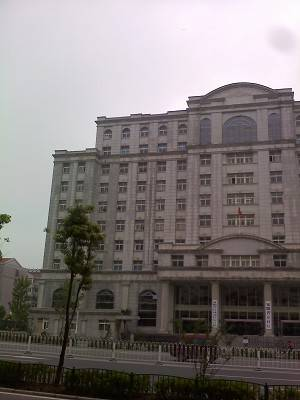
//> input picture 2017.DigitalImageProcessing/ImgStiching/left.jpg, 300 x 400 px
$ ./图像拼接小DEMO_只有直接拼接的_   (built with g++ and OpenCV 4)
//> lines starting //> are read from the running program, lines starting //| are printed output that depends on the picture
#include <opencv2/opencv.hpp>
//#include<opencv2/nonfree/nonfree.hpp>
//#include<opencv2/legacy/legacy.hpp>
#include <opencv2/xfeatures2d.hpp>
// [6 lines of commented-out code are left out]
#include "opencv2/highgui/highgui.hpp"
//#include "opencv2/calib3d/calib3d.hpp"
//#include "opencv2/imgproc/imgproc_c.h"
using namespace std;
using namespace cv;
int main(){
	Mat leftImg = imread("left.jpg");
//> leftImg is the input picture: 400 rows x 300 cols, CV_8UC3; mean B, G, R 119.6, 120.4, 126.9
	Mat rightImg = imread("right.jpg");
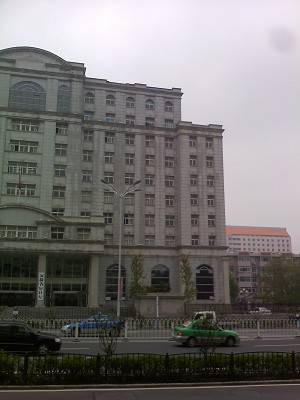
//> input picture 2017.DigitalImageProcessing/ImgStiching/right.jpg, 300 x 400 px
//> rightImg is the input picture: 400 rows x 300 cols, CV_8UC3; mean B, G, R 113.3, 114.5, 117.7

	if (leftImg.data == NULL || rightImg.data == NULL)
		return 0;

	//转化成灰度图
	Mat leftGray;
	Mat rightGray;
	cvtColor(leftImg, leftGray, CV_BGR2GRAY);
	cvtColor(rightImg, rightGray, CV_BGR2GRAY);

	//**************Create SIFT class pointer
	Ptr<Feature2D> f2d = xfeatures2d::SIFT::create();
	//***************Detect the keypoints,进行特征点提取
	vector<KeyPoint> keypoints_left, keypoints_right;
	f2d->detect(leftGray, keypoints_left);
//> keypoints_left = 857 keypoints; strongest (x, y, size): (187, 102, 1.8), (184, 106, 4.9), (289, 93, 6.3), (105, 124, 11.9)
	f2d->detect(rightGray, keypoints_right);
//> keypoints_right = 800 keypoints; strongest (x, y, size): (57, 340, 2.7), (176, 93, 8.6), (81, 68, 6.2), (201, 317, 2)
	//***************Calculate descriptors (feature vectors),进行特征向量提取
	Mat descriptors_left, descriptors_right;
	f2d->compute(leftGray, keypoints_left, descriptors_left);
	f2d->compute(rightGray, keypoints_right, descriptors_right);

    FlannBasedMatcher matcher;
    vector<DMatch> matches;
    /* 进行特征向量临近匹配 */
    matcher.match(descriptors_left, descriptors_right, matches);
//> matches = 857 matches

	int matchCount = descriptors_left.rows;
//> matchCount = 857
	if (matchCount>15)
	{
		matchCount = 15;
		//sort(matches.begin(),matches.begin()+descriptors_left.rows,DistanceLessThan);
		sort(matches.begin(), matches.begin() + descriptors_left.rows);

	}
	vector<Point2f> leftPoints;
	vector<Point2f> rightPoints;
	for (int i = 0; i < matchCount; i++)
	{
		leftPoints.push_back(keypoints_left[matches[i].queryIdx].pt);
		rightPoints.push_back(keypoints_right[matches[i].trainIdx].pt);
	}

	//获取左边图像到右边图像的投影映射关系
	Mat homo = findHomography(leftPoints, rightPoints);
//> homo = [[1.45, -0.118, -294.3], [0.375, 1.4, -143.2], [0.00137, 9.68e-05, 1]]
	Mat shftMat = (Mat_<double>(3, 3) << 1.0, 0, leftImg.cols, 0, 1.0, 0, 0, 0, 1.0);
//> shftMat = [[1, 0, 300], [0, 1, 0], [0, 0, 1]]

	//拼接图像
	Mat tiledImg;
	warpPerspective(leftImg, tiledImg, shftMat*homo, Size(leftImg.cols + rightImg.cols, rightImg.rows));
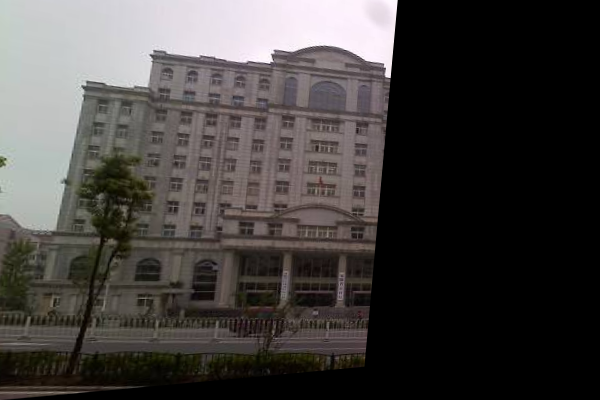
//> tiledImg: 400 rows x 600 cols, CV_8UC3; mean B, G, R 62.2, 64, 67.2
	rightImg.copyTo(Mat(tiledImg, Rect(leftImg.cols, 0, rightImg.cols, rightImg.rows)));

	//保存图像
	imwrite("tiled.jpg", tiledImg);
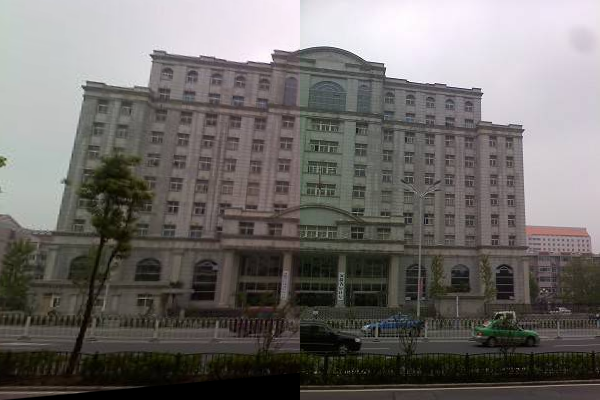
//> saved as tiled.jpg: 400 rows x 600 cols, CV_8UC3; mean B, G, R 105.8, 108.3, 111.8

	//显示拼接的图像
	imshow("tiled image", tiledImg);
	waitKey(0);
	return 0;
}
